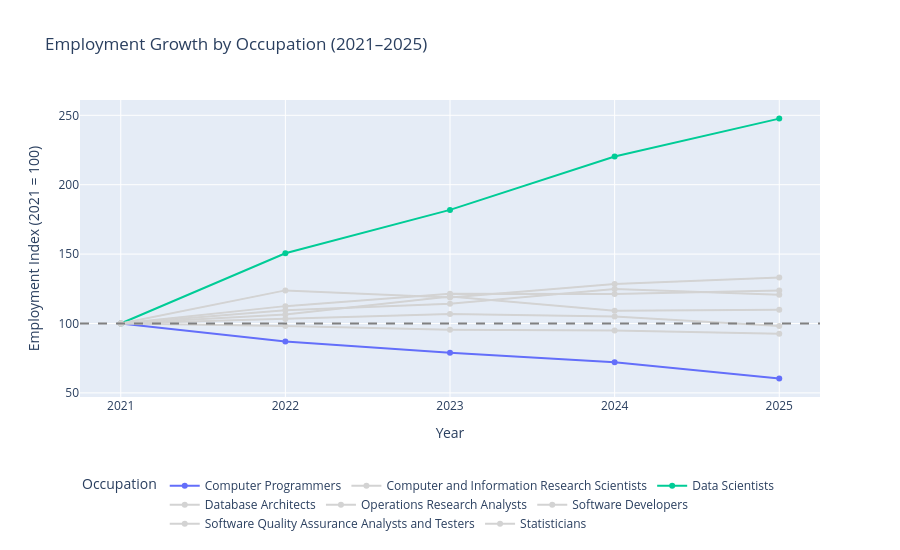

The cell this chart's notebook holds for it:
### Markdown cell above
### 6.1 Line Chart – Employment Growth by Occupation (2021 = 100)

### Code cell
import plotly.express as px

# Sort by occupation and year so each line is drawn in time order
trend_df = trend_df.sort_values(['OCC_TITLE', 'YEAR'])

# Employment index: each occupation's 2021 value is set to 100
base_2021 = trend_df.groupby('OCC_TITLE')['TOT_EMP'].transform('first')
trend_df['EMP_INDEX'] = trend_df['TOT_EMP'] / base_2021 * 100

# Create a line chart showing employment changes over time
fig_trend = px.line(
    trend_df,
    x='YEAR',
    y='EMP_INDEX',
    color='OCC_TITLE',
    markers=True,
    hover_data=['TOT_EMP'],
    title='Employment Growth by Occupation (2021–2025)',
    labels={
        'YEAR': 'Year',
        'EMP_INDEX': 'Employment Index (2021 = 100)',
        'OCC_TITLE': 'Occupation',
        'TOT_EMP': 'Employees'
    }
)

# Dashed reference line at 100 (no change since 2021)
fig_trend.add_hline(y=100, line_dash='dash', line_color='gray')
fig_trend.update_xaxes(dtick=1)

# Grey out the occupations that are not the focus of the analysis
for trace in fig_trend.data:
    if trace.name not in ['Data Scientists', 'Computer Programmers']:
        trace.line.color = 'lightgray'
        trace.marker.color = 'lightgray'

# Larger chart with the legend below it
fig_trend.update_layout(height=550, legend=dict(orientation='h', y=-0.25))

fig_trend.show()

### Figure 1 — Plotly figure (JSON) as saved in the notebook; plotly's stock layout.template omitted (floating-point values rounded to 4 significant figures)
{"data": [{"customdata": [[152610], [132740], [120370], [109870], [92230]], "hovertemplate": "Occupation=Computer Programmers<br>Year=%{x}<br>Employment Index (2021 = 100)=%{y}<br>Employees=%{customdata[0]}<extra></extra>", "legendgroup": "Computer Programmers", "line": {"color": "#636efa", "dash": "solid"}, "marker": {"symbol": "circle"}, "mode": "lines+markers", "name": "Computer Programmers", "orientation": "v", "showlegend": true, "type": "scatter", "x": [2021, 2022, 2023, 2024, 2025], "xaxis": "x", "y": [100, 86.98, 78.87, 71.99, 60.44], "yaxis": "y"}, {"customdata": [[30840], [33780], [35210], [38480], [37200]], "hovertemplate": "Occupation=Computer and Information Research Scientists<br>Year=%{x}<br>Employment Index (2021 = 100)=%{y}<br>Employees=%{customdata[0]}<extra></extra>", "legendgroup": "Computer and Information Research Scientists", "line": {"color": "lightgray", "dash": "solid"}, "marker": {"color": "lightgray", "symbol": "circle"}, "mode": "lines+markers", "name": "Computer and Information Research Scientists", "orientation": "v", "showlegend": true, "type": "scatter", "x": [2021, 2022, 2023, 2024, 2025], "xaxis": "x", "y": [100, 109.5, 114.2, 124.8, 120.6], "yaxis": "y"}, {"customdata": [[105980], [159630], [192710], [233440], [262440]], "hovertemplate": "Occupation=Data Scientists<br>Year=%{x}<br>Employment Index (2021 = 100)=%{y}<br>Employees=%{customdata[0]}<extra></extra>", "legendgroup": "Data Scientists", "line": {"color": "#00cc96", "dash": "solid"}, "marker": {"symbol": "circle"}, "mode": "lines+markers", "name": "Data Scientists", "orientation": "v", "showlegend": true, "type": "scatter", "x": [2021, 2022, 2023, 2024, 2025], "xaxis": "x", "y": [100, 150.6, 181.8, 220.3, 247.6], "yaxis": "y"}, {"customdata": [[50440], [62470], [59920], [64770], [67140]], "hovertemplate": "Occupation=Database Architects<br>Year=%{x}<br>Employment Index (2021 = 100)=%{y}<br>Employees=%{customdata[0]}<extra></extra>", "legendgroup": "Database Architects", "line": {"color": "lightgray", "dash": "solid"}, "marker": {"color": "lightgray", "symbol": "circle"}, "mode": "lines+markers", "name": "Database Architects", "orientation": "v", "showlegend": true, "type": "scatter", "x": [2021, 2022, 2023, 2024, 2025], "xaxis": "x", "y": [100, 123.9, 118.8, 128.4, 133.1], "yaxis": "y"}, {"customdata": [[98700], [105080], [117880], [107760], [108510]], "hovertemplate": "Occupation=Operations Research Analysts<br>Year=%{x}<br>Employment Index (2021 = 100)=%{y}<br>Employees=%{customdata[0]}<extra></extra>", "legendgroup": "Operations Research Analysts", "line": {"color": "lightgray", "dash": "solid"}, "marker": {"color": "lightgray", "symbol": "circle"}, "mode": "lines+markers", "name": "Operations Research Analysts", "orientation": "v", "showlegend": true, "type": "scatter", "x": [2021, 2022, 2023, 2024, 2025], "xaxis": "x", "y": [100, 106.5, 119.4, 109.2, 109.9], "yaxis": "y"}, {"customdata": [[1364180], [1534790], [1656880], [1654440], [1687890]], "hovertemplate": "Occupation=Software Developers<br>Year=%{x}<br>Employment Index (2021 = 100)=%{y}<br>Employees=%{customdata[0]}<extra></extra>", "legendgroup": "Software Developers", "line": {"color": "lightgray", "dash": "solid"}, "marker": {"color": "lightgray", "symbol": "circle"}, "mode": "lines+markers", "name": "Software Developers", "orientation": "v", "showlegend": true, "type": "scatter", "x": [2021, 2022, 2023, 2024, 2025], "xaxis": "x", "y": [100, 112.5, 121.5, 121.3, 123.7], "yaxis": "y"}, {"customdata": [[190120], [196420], [203040], [199800], [186740]], "hovertemplate": "Occupation=Software Quality Assurance Analysts and Testers<br>Year=%{x}<br>Employment Index (2021 = 100)=%{y}<br>Employees=%{customdata[0]}<extra></extra>", "legendgroup": "Software Quality Assurance Analysts and Testers", "line": {"color": "lightgray", "dash": "solid"}, "marker": {"color": "lightgray", "symbol": "circle"}, "mode": "lines+markers", "name": "Software Quality Assurance Analysts and Testers", "orientation": "v", "showlegend": true, "type": "scatter", "x": [2021, 2022, 2023, 2024, 2025], "xaxis": "x", "y": [100, 103.3, 106.8, 105.1, 98.22], "yaxis": "y"}, {"customdata": [[31370], [30780], [29950], [29800], [29030]], "hovertemplate": "Occupation=Statisticians<br>Year=%{x}<br>Employment Index (2021 = 100)=%{y}<br>Employees=%{customdata[0]}<extra></extra>", "legendgroup": "Statisticians", "line": {"color": "lightgray", "dash": "solid"}, "marker": {"color": "lightgray", "symbol": "circle"}, "mode": "lines+markers", "name": "Statisticians", "orientation": "v", "showlegend": true, "type": "scatter", "x": [2021, 2022, 2023, 2024, 2025], "xaxis": "x", "y": [100, 98.12, 95.47, 95.0, 92.54], "yaxis": "y"}], "layout": {"height": 550, "legend": {"orientation": "h", "title": {"text": "Occupation"}, "tracegroupgap": 0, "y": -0.25}, "shapes": [{"line": {"color": "gray", "dash": "dash"}, "type": "line", "x0": 0, "x1": 1, "xref": "x domain", "y0": 100, "y1": 100, "yref": "y"}], "title": {"text": "Employment Growth by Occupation (2021–2025)"}, "xaxis": {"anchor": "y", "domain": [0, 1], "dtick": 1, "title": {"text": "Year"}}, "yaxis": {"anchor": "x", "domain": [0, 1], "title": {"text": "Employment Index (2021 = 100)"}}}}
